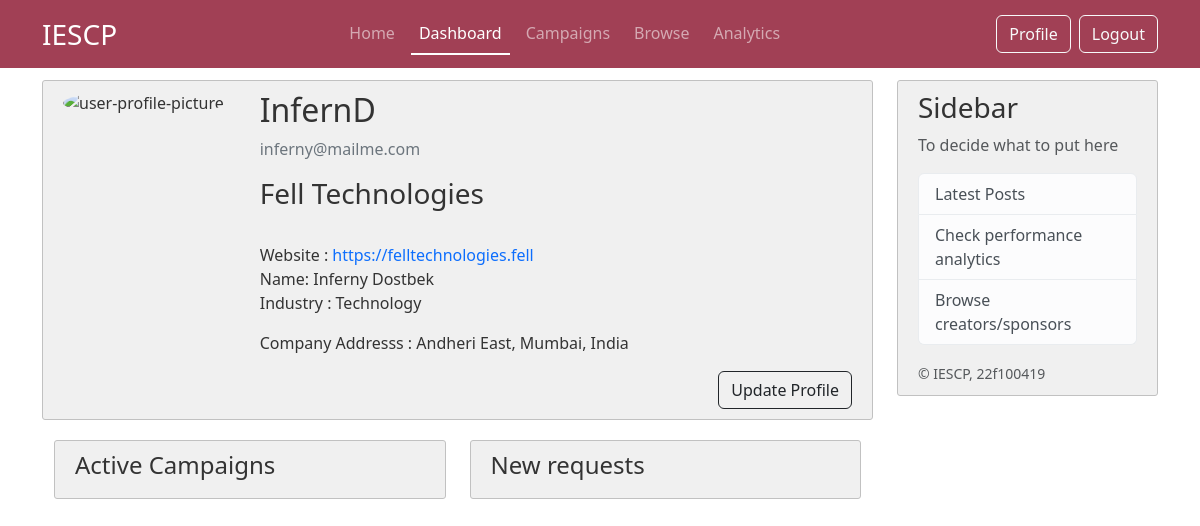
Screenshot of /dashboard (signed in) with the database file from the repository.
### iescp/models.py (models this page shows, shortened)
class CommonUser(db.Model,UserMixin):
     __tablename__ = 'commonuser'
     id = db.Column(db.Integer, primary_key=True)
     role = db.Column(db.String(25), nullable=False) # sponsor or creator
     username = db.Column(db.String(16), unique=True, nullable =False)
     password = db.Column(db.String(60), nullable =False)
     email = db.Column(db.String(50), unique=True, nullable =False)
     firstname = db.Column(db.String(50), nullable=False)
     lastname = db.Column(db.String(50), nullable=False)
     profile_pic = db.Column(db.String(16), nullable =False, default='default.jpg')
     status = db.Column(db.String(12), nullable= False, default='Public') #public or private profile for browse page
     flag = db.Column(db.String(5), nullable=False, default='No') # flag for admin
     phone_no = db.Column(db.String(16), nullable = False)

class Sponsor(db.Model, UserMixin):
     __tablename__ = 'sponsor'
     id = db.Column(db.Integer, primary_key=True)
     company = db.Column(db.String(50), nullable = False)
     industry = db.Column(db.String(50), nullable=False)
     website= db.Column(db.String(120), nullable=False)
     company_address = db.Column(db.Text, nullable=False)
     common_id = db.Column(db.Integer, db.ForeignKey('commonuser.id'), nullable = False)
     common_user = db.relationship('CommonUser', backref='sponsor', uselist=False)

### iescp/routes.py (the view)
@app.route("/dashboard")
@login_required
def dashboard():
     image_file = url_for('static',filename='images/profile_pics/'+current_user.profile_pic)
     if current_user.role == "Sponsor":
          sponsor_data = Sponsor.query.filter_by(common_id=current_user.id).first()
          return render_template("sponsor/01_sponsor_dashboard.html", title= "Dashboard", sponsor_data = sponsor_data, image_file=image_file)
     elif current_user.role == "Creator":
          creator_data = Creator.query.filter_by(common_id=current_user.id).first()
          return render_template("creator/01_creator_dashboard.html", title= "Dashboard", creator_data=creator_data, image_file=image_file)
     else:
          return redirect(url_for('home'))

### iescp/models.py (called while the page is built)
@login_manager.user_loader
def load_user(user_id):
     return CommonUser.query.get(int(user_id))

### iescp/templates/sponsor/01_sponsor_dashboard.html
{% extends "layout.html" %}
{% block content %}
    <div class="content-section">
        <div class="d-flex">
            <div class="flex-shrink-0">
                <img src="{{ image_file }}" alt="user-profile-picture" class="rounded-circle account-img">
            </div>
            <div class="flex-grow-1 ms-3">
                <h2 class="account-name"> {{current_user.username}}</h2>
                <p class="text-secondary">{{ current_user.email  }}</p>
                <p class="h3">{{ sponsor_data.company  }}</p>
                <p class="article-content">
                    <span> Website : <a href="{{ sponsor_data.website }}" target="_blank"> {{ sponsor_data.website }}</a></span>
                    <span> Name: {{ current_user.firstname }} {{ current_user.lastname }}</span>
                    <span> Industry : {{ sponsor_data.industry }} </span>
                </p>
                <p class="article-content">Company Addresss : {{ sponsor_data.company_address }}</p>
            </div>
        </div>
        <div class="text-end">
            <a class="btn btn-outline-dark" href="{{url_for('sponsor_profile')}}">Update Profile</a>
        </div>
    </div>
    <div class="container">
        <div class="row ">
            <div class="col-md-6">
                <div class="content-section">
                    <h2 class="fs-4"> Active Campaigns</h2>
                </div>
            </div>
            <div class="col-md-6">
                <div class="content-section">
                    <h2 class="fs-4"> New requests </h2>
                </div>
            </div>
        </div>
    </div>
{% endblock content %}

### iescp/static/css/layout.css (style rules this page uses)
body { background: #fff; color: #333333; margin-top: 5rem; height: 100vh; }
body::before { content: ''; position: fixed; top: 0; left: 0; width: 100%; height: 100%; background-image: url('../images/layout-bg-2.png'); background-size: cover; background-repeat: no-repeat; background-position: center; background-attachment: fixed; opacity: 0.3; z-index: -1; }
.content-section { background: #f0f0f0; padding: 10px 20px; border: 1px solid #c1c1c1; border-radius: 3px; margin-bottom: 20px; }
a { text-decoration: none; }
.article-content { white-space: pre-line; }
.account-img { height: 125px; width: 125px; margin-right: 20px; margin-bottom: 16px; }

### rows the page displays
CommonUser: username "InfernD", email "inferny@mailme.com", firstname "Inferny", lastname "Dostbek"
Sponsor: company "Fell Technologies", website "https://felltechnologies.fell", industry "Technology", company_address "Andheri East, Mumbai, India"
